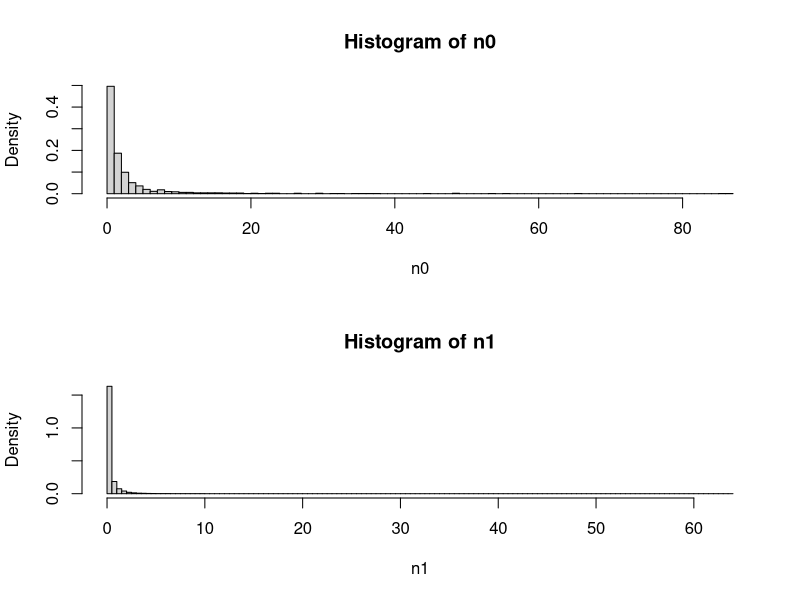
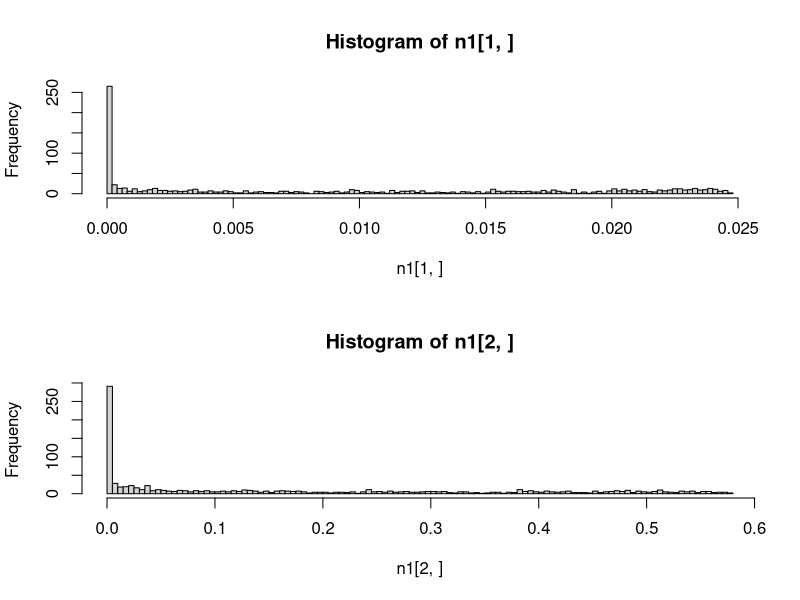
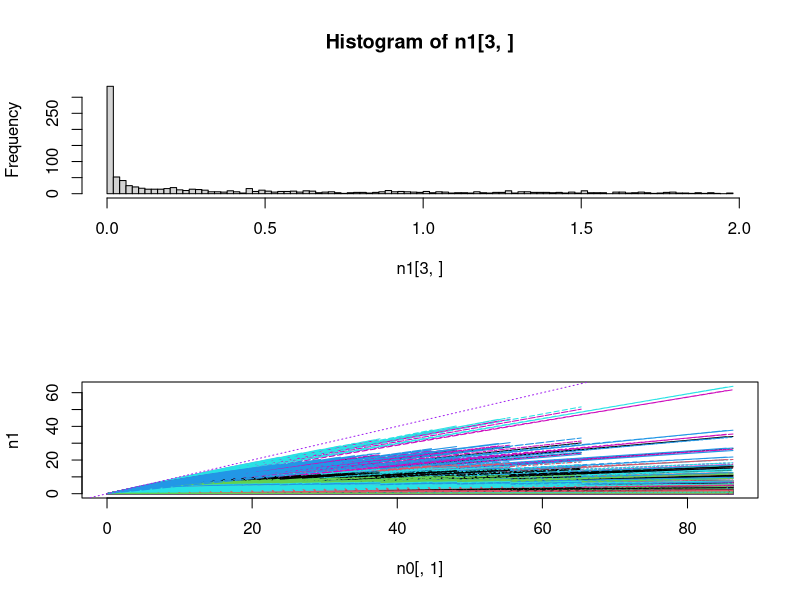
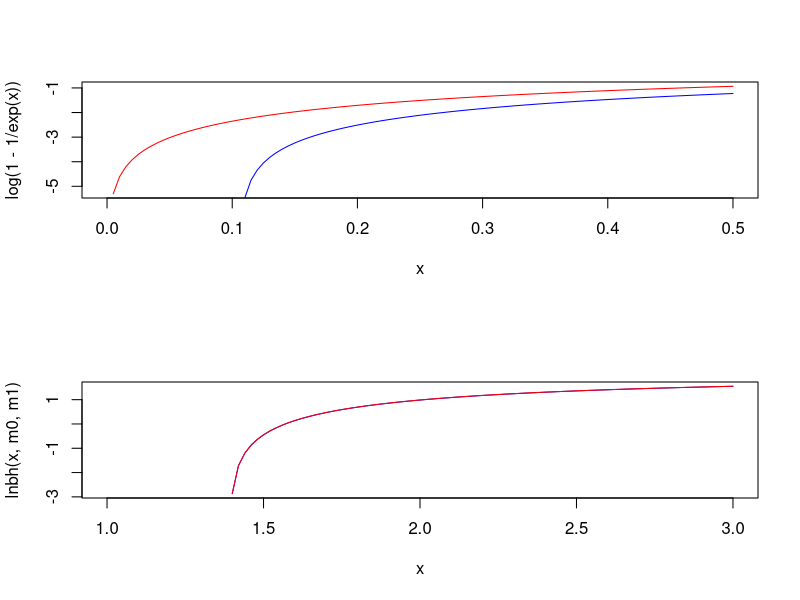
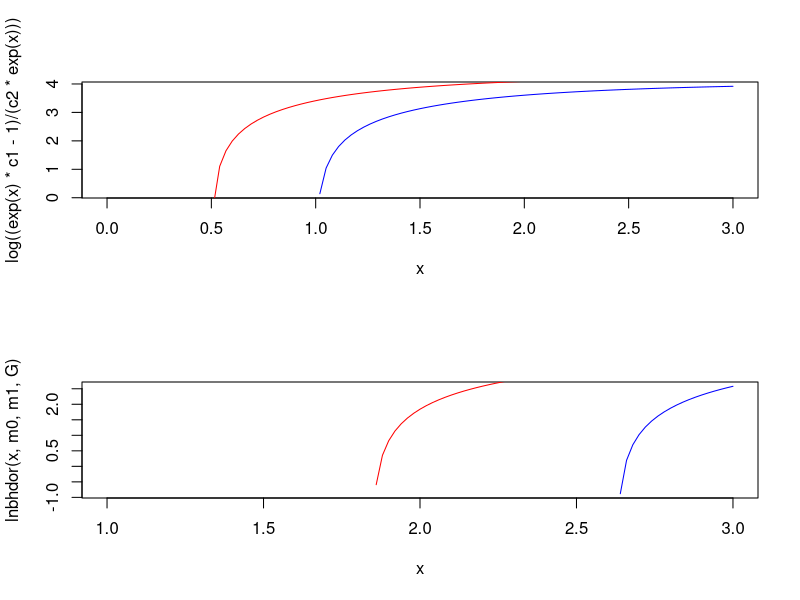
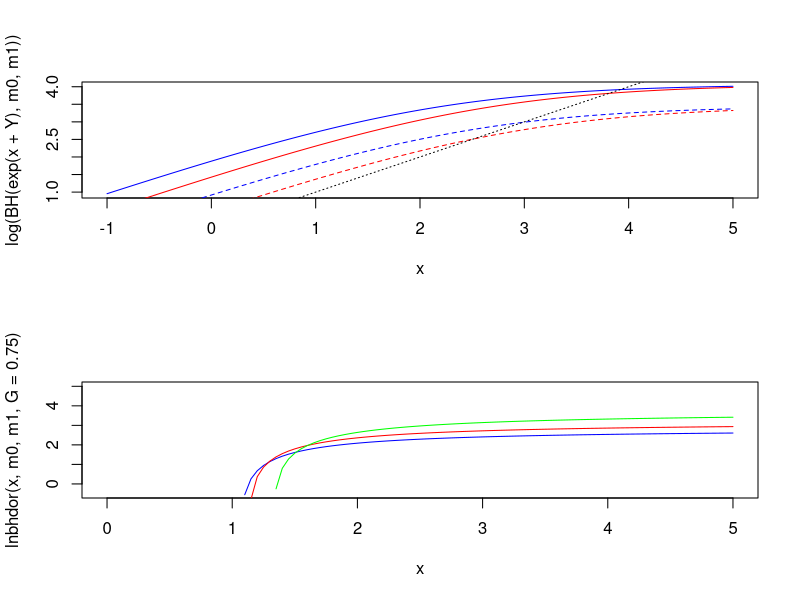
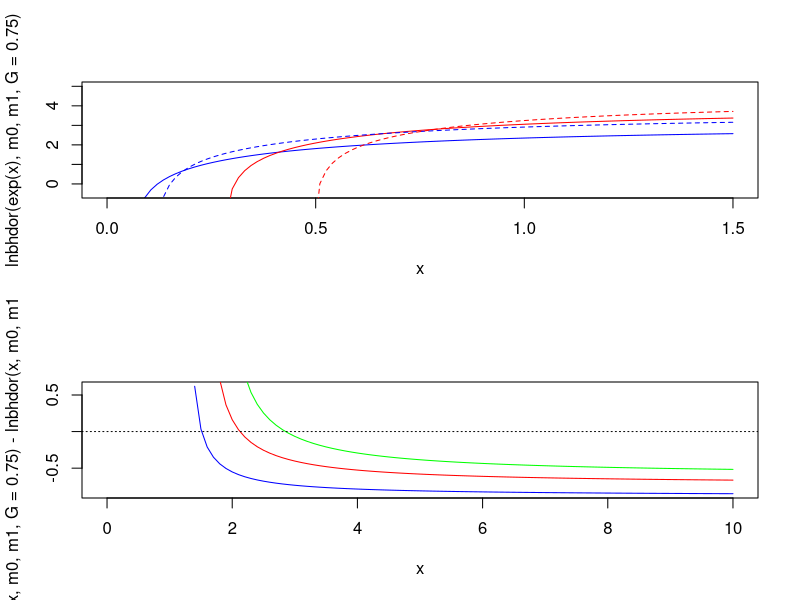
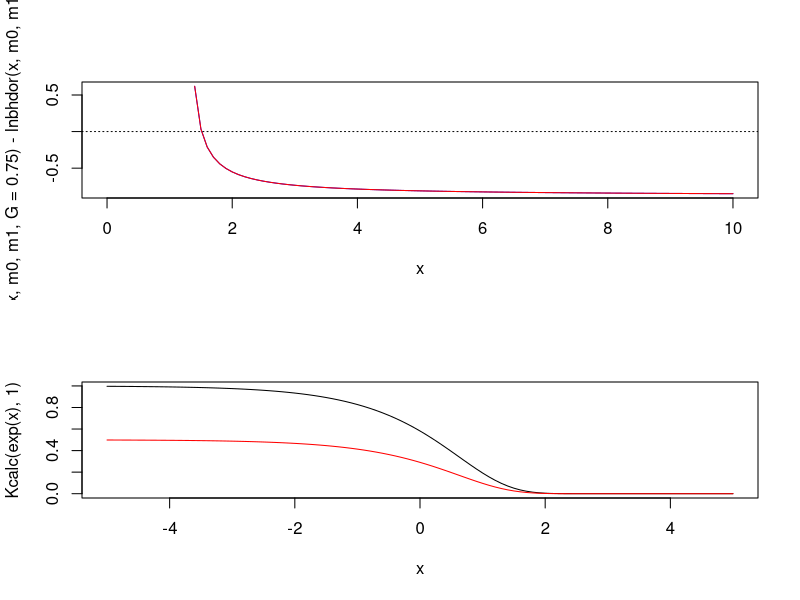

R code for these plots, in order: (Note: this script raises an error after producing the figures.)
####################################################################
# Explore how random variation in Beverton-Holt mortality function #
# affects the distribution of population sizes                     #
####################################################################

# Functions ---------------------------------------------------------------

BH <- function(n_in,m0,m1){
  n_out <- n_in * exp(-m0) / ( 1 + (m1/m0)*(1-exp(-m0))*n_in )
  return(n_out)
}
# assuming T = 1

lnbh <- function(y,m0,m1,T3=0.3){
  c1 <- exp(-m0*T3)
  c2 <- (1-exp(-m0)*T3)*m1/m0
  log((y*c1-1)/(c2*y))
}

lnbhdor <- function(Y,m0,m1,G,T3=0.3){
  S0 <- exp(-m0)
  c1 <- exp(-m0*T3)
  c2 <- (1-exp(-m0)*T3)*m1/m0
  log((c1*G*Y-G*S0+S0-1) / (c2*G*Y*((G-1)*S0+1)))
}

Kcalc <- function(m0,m1){
  exp(-m0)/( (1-exp(-m0)) * (m1/m0) )
} 
# assuming T=1

# Exploration -------------------------------------------------------------

ln0_min <- -5
ln0_max <- 0
nseq <- 10^3
neps <- 10^3
alpha_m <- 0.1
beta_m <- 1

# n0_seq <- exp(seq(ln0_min,ln0_max,length.out=nseq))
# eps_m <- seq(-1,1,length.out=neps)
n0_seq <- exp(rnorm(nseq,0,1.5))
eps_m <- rnorm(neps,0,2)
  
m0 <- m1 <- n0 <- n1 <- matrix(NA,nr=nseq,nc=neps)

m0[] <- rep(exp(outer(alpha_m,eps_m,"+")),each=nseq)
m1[] <- rep(exp(outer(beta_m,eps_m,"+")),each=nseq)
n0[] <- rep(n0_seq,times=neps)
n1 <- BH(n0,m0,m1)

par(mfrow=c(2,1))
hist(n0,breaks=100,prob=T)
hist(n1,breaks=100,prob=T)

hist(n1[1,],breaks=100)
hist(n1[2,],breaks=100)
hist(n1[3,],breaks=100)

matplot(n0[,1],n1,type="l")
abline(0,1,col="purple",lty=3)

(K <- BH(10^10,m0[1,],m1[1,]))

# Plant example -----------------------------------------------------------
  # From Yodzis and work on desert annuals

### Without seed dormancy

curve(log(1-1/exp(x)),col="red",xlim=c(0,0.5))
curve(log(0.9-1/exp(x)),col="blue",add=T)
# drop-off occurs earlier at lower K

m0 <- 1.1
m1 <- 0.1
curve(lnbh(x,m0,m1),col="blue",xlim=c(1,3))
m1 <- 0.01
curve(lnbh(x,m0,m1)-2.3,col="red",add=T)
# changing c2 only changes equilibrium N by constant factor (shifts intercept)

m0 <- 1
m1 <- 0.01
c1 <- exp(-m0)
c2 <- (1-exp(-m0))*m1/m0
curve(log((exp(x)*c1-1)/(c2*exp(x))),col="blue",xlim=c(0,3))
m0 <- 0.5
c1 <- exp(-m0)
c2 <- (1-exp(-m0))*m1/m0
curve(log((exp(x)*c1-1)/(c2*exp(x))),col="red",add=T)
# changing c1 -> drop-off occurs *earlier* at lower K

### With seed dormancy

G <- 0.4
m0 <- 1
m1 <- 0.01
curve(lnbhdor(x,m0,m1,G),col="blue",xlim=c(1,3))
m0 <- 0.5
curve(lnbhdor(x,m0,m1,G),col="red",add=T)
  # Same result with G - drop-off earlier for lower K

# How does Y affect BH curve? ---------------------------------------------

Y <- 3 # log scale
m0 <- 1
curve(log(BH(exp(x+Y),m0,m1)),col="blue",xlim=c(-1,5))
curve(log(BH(exp(x+Y-0.5),m0,m1)),col="red",add=T)
m0 <- 2
curve(log(BH(exp(x+Y),m0,m1)),col="blue",add=T,lty=2)
curve(log(BH(exp(x+Y-0.5),m0,m1)),col="red",add=T,lty=2)
abline(0,1,lty=3)
  # -0.5 -> reduce y by a freaction of exp(0.5)=1.6
  # decrease in y reduces equilibrium N by *more* when max popsize (K) is lower

# Y is just scaling up and down, changing c2 does the same thing?

# How does G affect BH curve? ---------------------------------------------

m0 <- 0.1
m1 <- 0.01
curve(lnbhdor(x,m0,m1,G=0.75),col="blue",xlim=c(0,5),ylim=c(-0.5,5))
curve(lnbhdor(x,m0,m1,G=0.5),col="red",add=T)
curve(lnbhdor(x,m0,m1,G=0.25),col="green",add=T)
  # above a certain Y, get more pop with high G, but as Y decreases, better to have low G

m0 <- 0.1
m1 <- 0.01
curve(lnbhdor(exp(x),m0,m1,G=0.75),col="blue",xlim=c(0,1.5),ylim=c(-0.5,5))
curve(lnbhdor(exp(x),m0,m1,G=0.25),col="red",add=T)
m0 <- 0.2
m1 <- 0.01
curve(lnbhdor(exp(x),m0,m1,G=0.75),col="blue",lty=2,add=T)
curve(lnbhdor(exp(x),m0,m1,G=0.25),col="red",lty=2,add=T)
  # When G is lower, reducing K has bigger effect on drop-off threshold for Y
  # (but will still always reduce it, so doesn't explain positive correlations)

m0 <- 0.1
m1 <- 0.01
curve(lnbhdor(x,m0,m1,G=0.75)-lnbhdor(x,m0,m1,G=0.25),col="blue",xlim=c(0,10))
m0 <- 0.2
m1 <- 0.01
curve(lnbhdor(x,m0,m1,G=0.75)-lnbhdor(x,m0,m1,G=0.25),col="red",add=T)
m0 <- 0.3
m1 <- 0.01
curve(lnbhdor(x,m0,m1,G=0.75)-lnbhdor(x,m0,m1,G=0.25),col="green",add=T)
abline(h=0,lty=3)
  # m1 -> lower germination favoured for given Y 

m0 <- 0.1
m1 <- 0.01
curve(lnbhdor(x,m0,m1,G=0.75)-lnbhdor(x,m0,m1,G=0.25),col="blue",xlim=c(0,10))
m0 <- 0.1
m1 <- 0.015
curve(lnbhdor(x,m0,m1,G=0.75)-lnbhdor(x,m0,m1,G=0.25),col="red",add=T)
abline(h=0,lty=3)
  # m2 -> proportional effect of G on dK is the same

# How does DI mortality relate to K? --------------------------------------

curve(Kcalc(exp(x),1),xlim=c(-5,5))
curve(Kcalc(exp(x),2),col="red",add=T)
  # higher m0 -> lower K

# Optimal G - constant environment ----------------------------------------

  # maximise population size (ignoring extinction)

nY <- 10
nm0 <- 5
nm1 <- 5
nG <- 50

Yseq <- exp(seq(0,5,length.out=nY))
m0seq <- exp(seq(-3,0,length.out=nm0))
m1seq <- exp(seq(-3,0,length.out=nm1))
Gseq <- plogis(seq(-5,5,length.out=nG))

pd <- expand.grid(Y=Yseq,m0=m0seq,m1=m1seq,G=Gseq) # parameter data

lK_GY_plot <- function(m){
  require(reshape2)
  require(fields)
  pd$lK <- with(pd, lnbhdor(Y,m0,m1,G,T3=0.3))
  plotvars <- c("Y","G")
  pd1 <- subset(pd,m0==m & m1==m1seq[2],select=c(plotvars,"lK"))
  plotmat <- acast(melt(pd1,id=plotvars),G~Y)
  matplot(Gseq,plotmat,type="l",lty=1,col=tim.colors(nY))
}

par(mfrow=c(2,2),mar=c(3,3,2,2))
lK_GY_plot(m0seq[1])  
lK_GY_plot(m0seq[2])  
lK_GY_plot(m0seq[3])  
lK_GY_plot(m0seq[4])  
  # m1 has no impact on optimal phenotype (only affects value of K)
  # G=0 is never optimal
  # Lower Y favours *higher* G
  # Higher m0 favours higher G

lK_YG_plot <- function(m){
  require(reshape2)
  require(fields)
  pd$lK <- with(pd, lnbhdor(Y,m0,m1,G,T3=0.3))
  plotvars <- c("Y","G")
  pd1 <- subset(pd,m0==m & m1==m1seq[2],select=c(plotvars,"lK"))
  plotmat <- acast(melt(pd1,id=plotvars),Y~G)
  matplot(log(Yseq),plotmat,type="l",lty=1,col=tim.colors(nG))
}

par(mfrow=c(2,2),mar=c(3,3,2,2))
lK_YG_plot(m0seq[1])  
lK_YG_plot(m0seq[2])  
lK_YG_plot(m0seq[3])  
lK_YG_plot(m0seq[4])
  # low G -> 
  # - earlier drop-off in N with Y
  # - larger proportional drop-offs in N with Y

# Optimal G - variable environment ----------------------------------------

sGBH <- function(n_in,Y,m0,m1,G,T3=0.3){
  So <- exp(-m0)
  Sn <- exp(-m0*T3)
  n_in*((1-G)*So + G*Y*Sn / (1 + G*Y*(1-Sn)*(m1/m0)*n_in))
}

np <- nrow(pd) # number of parameter combinations
nb <- 100
nt <- 1000 + nb
ns <- 10 # n y sig
Ysigseq <- exp(seq(-1,1,length.out=ns))
N0 <- 1000

Narr <- Yarr <- array(dim=c(nt,ns,np))
m0arr <- m1arr <- Garr <- array(dim=c(ns,np))
m0arr[] <- rep(pd$m0,each=ns)
m1arr[] <- rep(pd$m1,each=ns)
Garr[] <- rep(pd$G,each=ns)

Yarr[] <- exp(
  rep(log(pd$Y),each=nt*ns)
  + rep(outer(rnorm(n=nt,mean=0,sd=1),Ysigseq),times=np)
) # only works because Y varies the fastest of all params in pd

Narr[1,,] <- N0

for(t in 2:nt){
  Narr[t,,] <- sgbh(Narr[t-1,,],Yarr[t,,],m0arr,m1arr,Garr)
}

lNarr <- log(Narr)
lNmuarr <- apply(lNarr[-(1:nb),,],2:3,mean)
lNsdarr <- apply(lNarr[-(1:nb),,],2:3,sd)

Nd <- expand.grid(Ysig=Ysigseq,Y=Yseq,m0=m0seq,m1=m1seq,G=Gseq)
Nd$lNmu <- as.vector(lNmuarr)
Nd$lNsd <- as.vector(lNsdarr)

lmu_Ysig_G_plot <- function(pY,pm0,pm1){
  require(reshape2)
  require(fields)
  plotvars <- c("Ysig","G")
  Nd1 <- subset(Nd,Y==pY & m0==pm0 & m1==pm1,select=c(plotvars,"lNmu"))
  plotmat <- acast(melt(Nd1,id=plotvars),G~Ysig)
  matplot(Gseq,plotmat,type="l",lty=1,col=tim.colors(ns),ylim=c(1,4))
  }

par(mfrow=c(2,2))
lmu_Ysig_G_plot(pY=Yseq[5],pm0=m0seq[3],pm1=m1seq[3])
lmu_Ysig_G_plot(pY=Yseq[5],pm0=m0seq[5],pm1=m1seq[3])
lmu_Ysig_G_plot(pY=Yseq[5],pm0=m0seq[3],pm1=m1seq[5])
lmu_Ysig_G_plot(pY=Yseq[2],pm0=m0seq[3],pm1=m1seq[3])
  # - high m0 reduces effect of variance on optimal G, 
  # possibly even leads to env var favouring high G?
  # - m1 again just shifts population size without changing optimum
  # - low Y accentuates effects of env var on G?  

  # fluctuations favour G<1

ylim <- c(2,5)
par(mfrow=c(2,2))
matplot(garr2[1,1,1,,1],t(muarr[5,,5,,1]),type="l",lty=1,col=tim.colors(np),
  ylim=ylim)
matplot(garr2[1,1,1,,1],t(muarr[5,,5,,2]),type="l",lty=1,col=tim.colors(np),
  ylim=ylim)
matplot(garr2[1,1,1,,1],t(muarr[5,,5,,3]),type="l",lty=1,col=tim.colors(np),
  ylim=ylim)
matplot(garr2[1,1,1,,1],t(muarr[5,,5,,4]),type="l",lty=1,col=tim.colors(np),
  ylim=ylim)

ylim <- c(2,5)
par(mfrow=c(2,2))
matplot(garr2[1,1,1,,1],t(muarr[5,5,,,1]),type="l",lty=1,col=tim.colors(np),
  ylim=ylim)
matplot(garr2[1,1,1,,1],t(muarr[5,5,,,2]),type="l",lty=1,col=tim.colors(np),
  ylim=ylim)
matplot(garr2[1,1,1,,1],t(muarr[5,5,,,3]),type="l",lty=1,col=tim.colors(np),
  ylim=ylim)
matplot(garr2[1,1,1,,1],t(muarr[5,5,,,4]),type="l",lty=1,col=tim.colors(np),
  ylim=ylim)
  # m2 still shifting intercept but not optimal G?

# Optimal plastic G - variable environment --------------------------------
